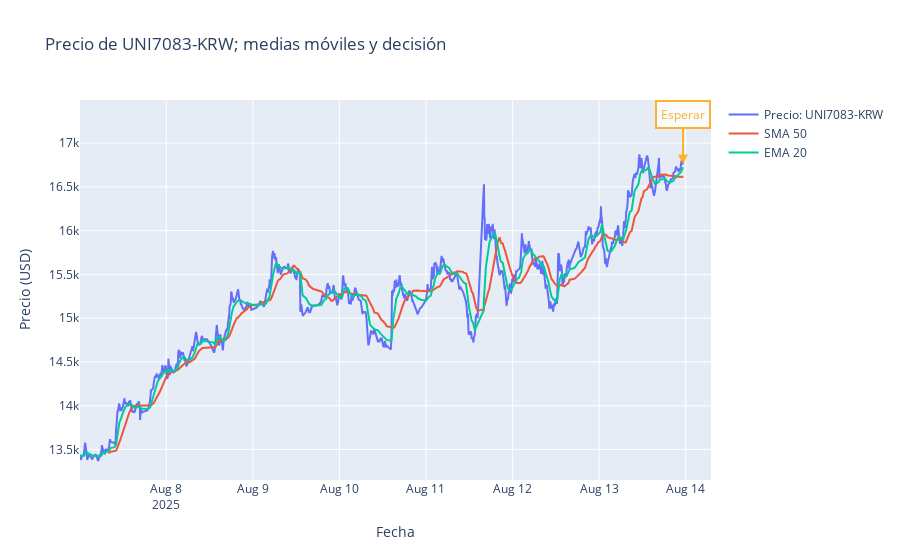

This figure's notebook cell:
### Code cell
grafico_btc()

### Figure 1 — Plotly figure (JSON) as saved in the notebook; plotly's stock layout.template omitted (floating-point values rounded to 4 significant figures; data arrays with more than 128 entries replaced by an {"elided": "..."} marker saying what was removed)
{"data": [{"name": "Precio: UNI7083-KRW", "type": "scatter", "x": {"elided": "1156 str values"}, "y": {"elided": "1156 float values"}}, {"name": "SMA 50", "type": "scatter", "x": {"elided": "1156 str values"}, "y": {"elided": "1156 float values"}}, {"name": "EMA 20", "type": "scatter", "x": {"elided": "1156 str values"}, "y": {"elided": "1156 float values"}}], "layout": {"annotations": [{"arrowcolor": "orange", "arrowhead": 2, "arrowsize": 1, "arrowwidth": 2, "ax": 0, "ay": -50, "bgcolor": "white", "bordercolor": "orange", "borderpad": 4, "borderwidth": 2, "font": {"color": "orange", "size": 12}, "opacity": 0.8, "showarrow": true, "text": "Esperar", "x": "2025-08-13T23:15:00+00:00", "y": 16760.0}], "title": {"text": "Precio de UNI7083-KRW; medias móviles y decisión"}, "xaxis": {"title": {"text": "Fecha"}}, "yaxis": {"title": {"text": "Precio (USD)"}}}}
